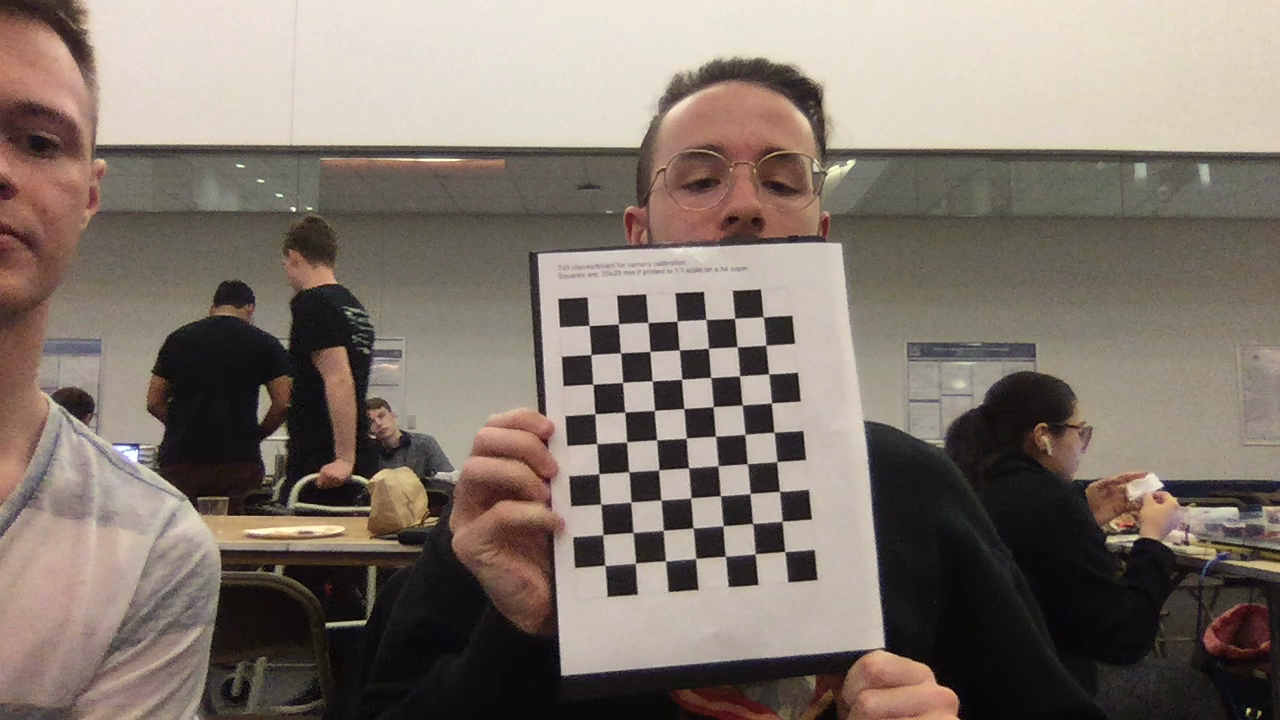
#> input picture trackMarkers/calib_images/opencv_frame_0.png, 1280 x 720 px; its folder holds 5 pictures in this run; the run also reads 1 picture not shown here
$ python calibrate.py
#> lines starting #> are read from the running program, lines starting #| are printed output that depends on the picture; after the words box and inside, x2 and y2 are one past the last pixel; in counts of white or black regions, pixels touching at a corner belong together
import numpy as np
import cv2
import glob

# termination criteria
criteria = (cv2.TERM_CRITERIA_EPS + cv2.TERM_CRITERIA_MAX_ITER, 30, 0.001)

# prepare object points, like (0,0,0), (1,0,0), (2,0,0) ....,(6,5,0)
# Prepare the object points: (0,0,0), (1,0,0), (2,0,0), ..., (6,5,0). They are the same for all images
rows = 9
cols = 7
objectPoints = np.zeros((rows * cols, 3), np.float32)
objectPoints[:, :2] = np.mgrid[0:rows, 0:cols].T.reshape(-1, 2)
objectPoints = objectPoints*2

# Create the arrays to store the object points and the image points
objectPointsArray = []
imgPointsArray = []

# Loop over the image files
for path in glob.glob('calib_images/*.png'):
    # Load the image and convert it to gray scale
    img = cv2.imread(path)
#> img is the input picture: shape (720, 1280, 3); mean B, G, R 108.6, 117.6, 129.1
    gray = cv2.cvtColor(img, cv2.COLOR_BGR2GRAY)
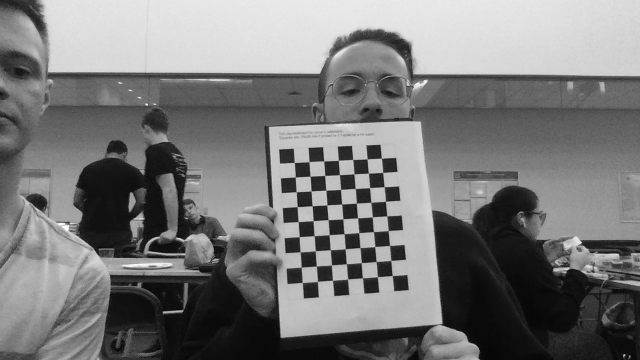
#> gray: shape (720, 1280) (shown at 1/2 size); min 0, max 254, mean 120

    # Find the chess board corners
    ret, corners = cv2.findChessboardCorners(gray, (rows, cols), None)
#> ret = True; corners = 63 rows, first 8: [762.9, 317], [766, 345.2], [768.7, 374.1], [771.4, 403], [773.8, 432.1], [776.9, 461.5], [779.4, 491.3], [781.9, 520.8]

    # Make sure the chess board pattern was found in the image
    if ret:
        # Refine the corner position
        corners = cv2.cornerSubPix(gray, corners, (11, 11), (-1, -1), criteria)
#> corners = 63 rows, first 8: [763.2, 316.9], [765.8, 345.3], [768.6, 373.9], [771.4, 402.9], [774, 432.2], [776.8, 461.6], [779.5, 491.4], [782, 521.2]

        # Add the object points and the image points to the arrays
        objectPointsArray.append(objectPoints)
        imgPointsArray.append(corners)

        # Draw the corners on the image
        cv2.drawChessboardCorners(img, (rows, cols), corners, ret)
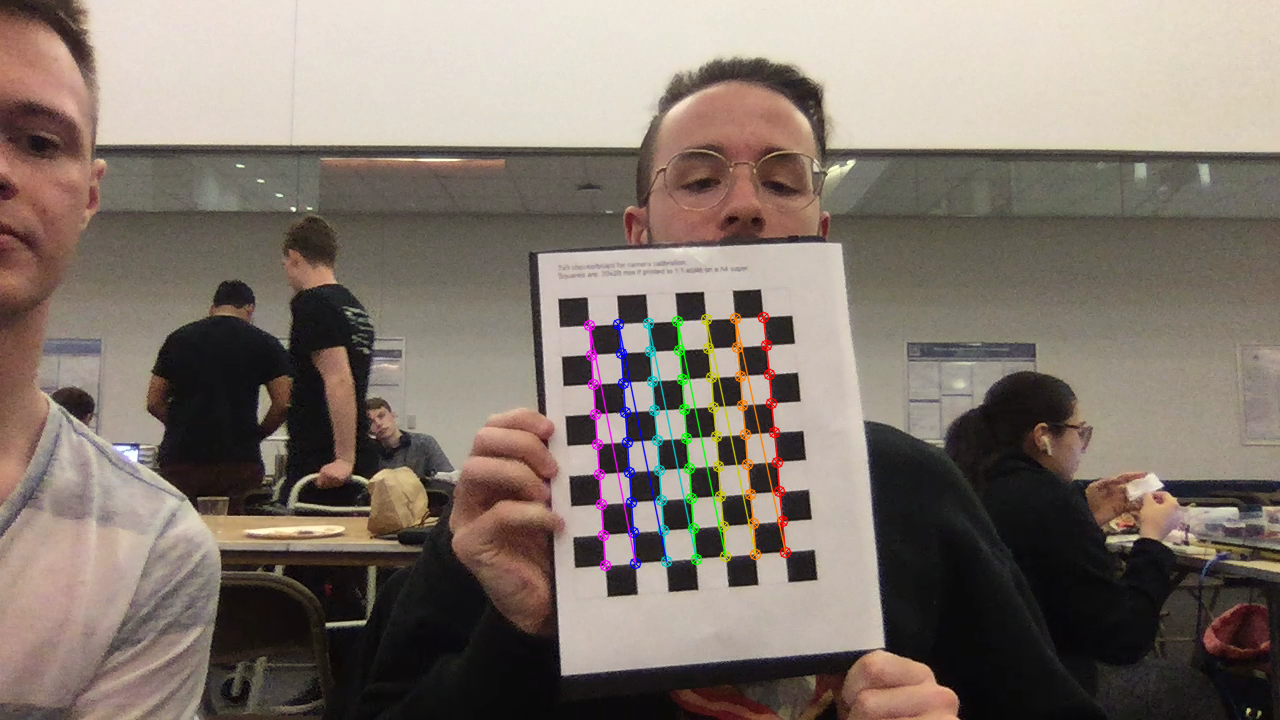
#> img: shape (720, 1280, 3); 1.51% of pixels changed, all inside (x1, y1, x2, y2) = (583, 311, 792, 572)

    # Display the image
    cv2.imshow('chess board', img)
    cv2.waitKey(500)
#> pass 2 of the loop `for path in glob.glob('calib_images/*.png'):`:
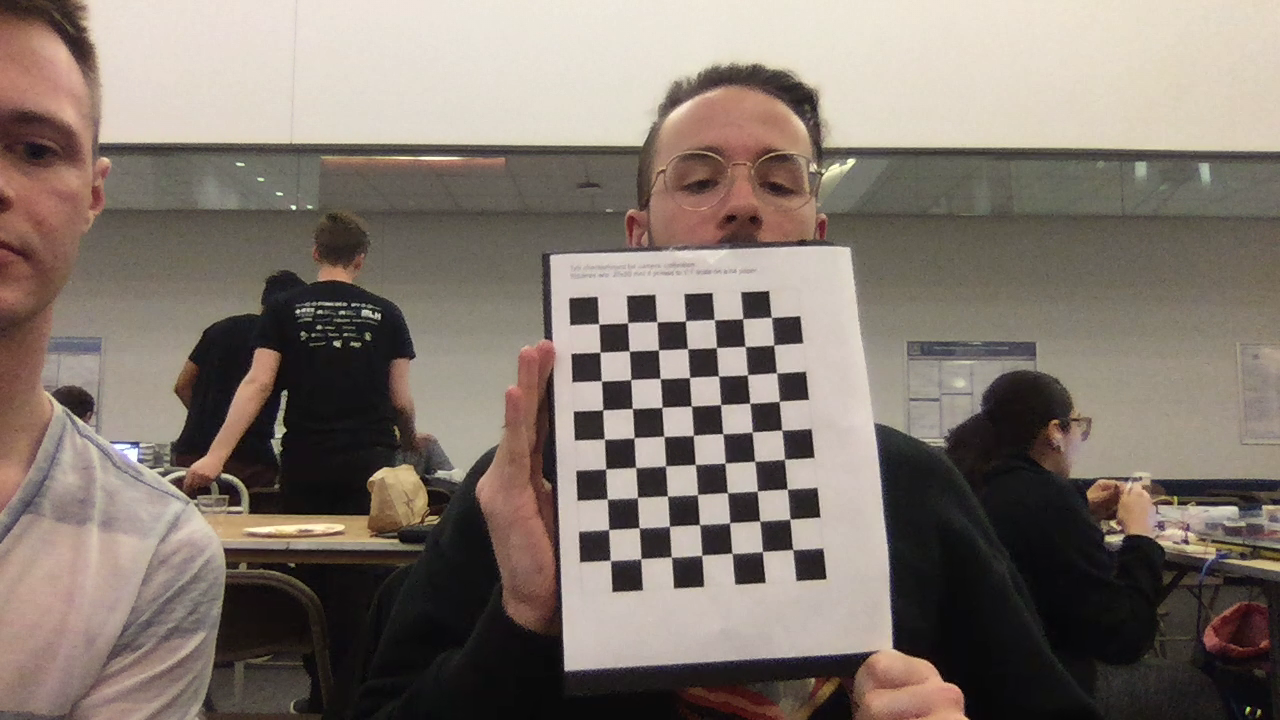
#> input picture trackMarkers/calib_images/opencv_frame_1.png, 1280 x 720 px
#> img is the input picture: shape (720, 1280, 3); mean B, G, R 110, 118.6, 129.8
#> `gray = cv2.cvtColor(img, cv2.COLOR_BGR2GRAY)`:
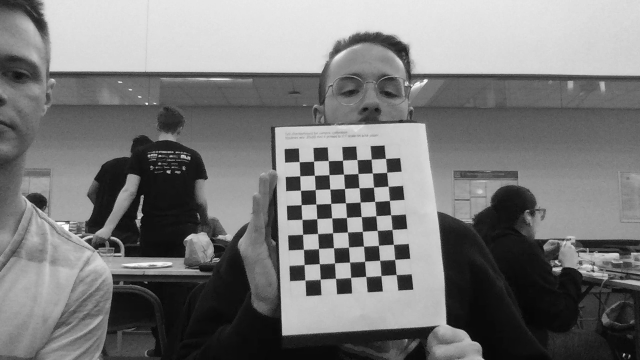
#> gray: shape (720, 1280) (shown at 1/2 size); min 0, max 254, mean 121
#> `ret, corners = cv2.findChessboardCorners(gray, (rows, cols), None)`: corners = 63 rows, first 8: [771.5, 317.5], [773.7, 345.1], [776.2, 372.7], [778.9, 401.5], [781.4, 429.8], [784.3, 459], [787.2, 489.1], [790, 518.7]
#> `corners = cv2.cornerSubPix(gray, corners, (11, 11), (-1, -1), criteria)`: corners = 63 rows, first 8: [771.4, 317.3], [773.7, 345], [776.5, 372.8], [779.3, 401.3], [781.7, 430], [784.4, 459.2], [787.2, 489], [789.8, 519.2]
#> `cv2.drawChessboardCorners(img, (rows, cols), corners, ret)`:
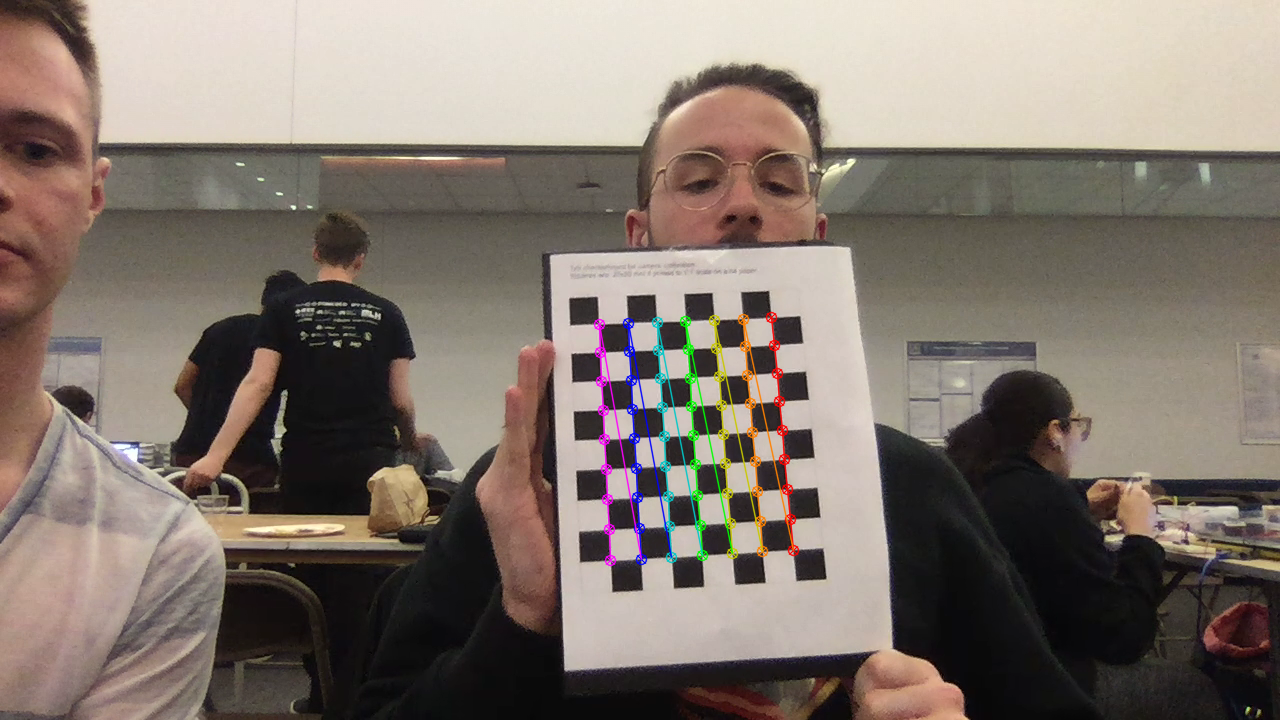
#> img: shape (720, 1280, 3); 1.5% of pixels changed, all inside (x1, y1, x2, y2) = (593, 311, 800, 567)
#> pass 3 of the loop `for path in glob.glob('calib_images/*.png'):`:
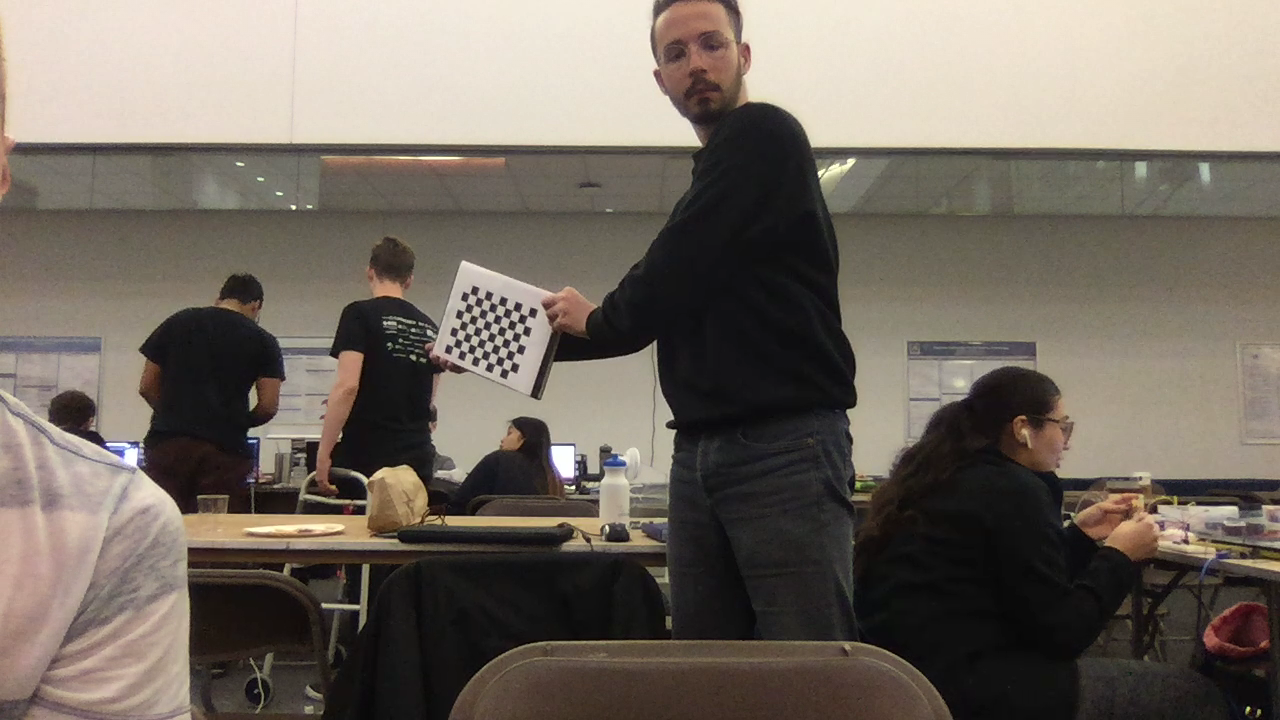
#> input picture trackMarkers/calib_images/opencv_frame_10.png, 1280 x 720 px
#> img is the input picture: shape (720, 1280, 3); mean B, G, R 97.8, 107.2, 115.8
#> `gray = cv2.cvtColor(img, cv2.COLOR_BGR2GRAY)`:
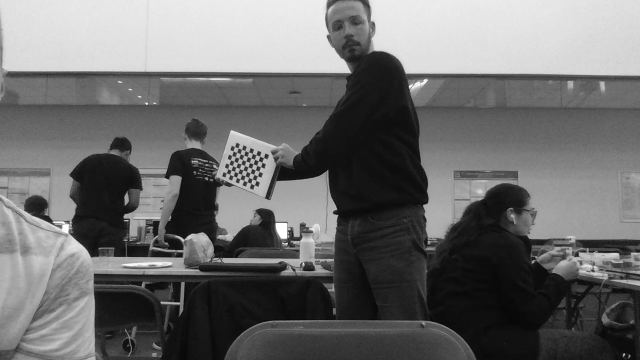
#> gray: shape (720, 1280) (shown at 1/2 size); min 1, max 255, mean 108.7
#> `ret, corners = cv2.findChessboardCorners(gray, (rows, cols), None)`: corners = 63 rows, first 8: [469.7, 293.5], [476.7, 296.5], [483.7, 299], [491, 301.9], [498.1, 304.3], [505.4, 307.4], [512.8, 310.1], [520, 313.1]
#> `corners = cv2.cornerSubPix(gray, corners, (11, 11), (-1, -1), criteria)`: corners = 63 rows, first 8: [469.5, 299.7], [474.9, 301.9], [482.8, 302.7], [489.4, 307.5], [497.4, 308.9], [504.2, 313.6], [511.6, 315.4], [518.4, 319.3]
#> `cv2.drawChessboardCorners(img, (rows, cols), corners, ret)`:
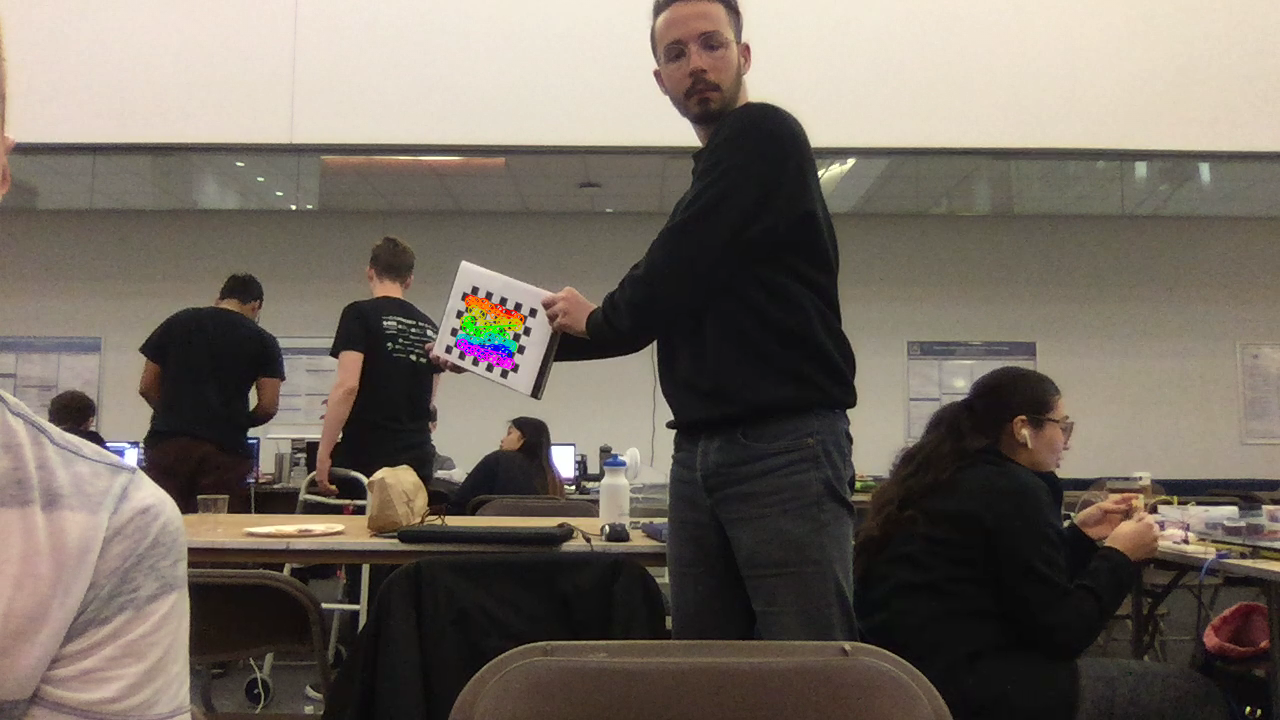
#> img: shape (720, 1280, 3); 0.36% of pixels changed, all inside (x1, y1, x2, y2) = (455, 294, 525, 370)
#> the loop made 5 passes; the first 3 are shown

# Calibrate the camera and save the results
ret, mtx, dist, rvecs, tvecs = cv2.calibrateCamera(objectPointsArray, imgPointsArray, gray.shape[::-1], None, None)
np.savez('calib.npz', mtx=mtx, dist=dist, rvecs=rvecs, tvecs=tvecs)

# Print the camera calibration error
error = 0

for i in range(len(objectPointsArray)):
    imgPoints, _ = cv2.projectPoints(objectPointsArray[i], rvecs[i], tvecs[i], mtx, dist)
    error += cv2.norm(imgPointsArray[i], imgPoints, cv2.NORM_L2) / len(imgPoints)

print("Total error: ", error / len(objectPointsArray))

# Load one of the test images
img = cv2.imread('calib_images/opencv_frame_10.png')
h, w = img.shape[:2]

# Obtain the new camera matrix and undistort the image
newCameraMtx, roi = cv2.getOptimalNewCameraMatrix(mtx, dist, (w, h), 1, (w, h))
undistortedImg = cv2.undistort(img, mtx, dist, None, newCameraMtx)
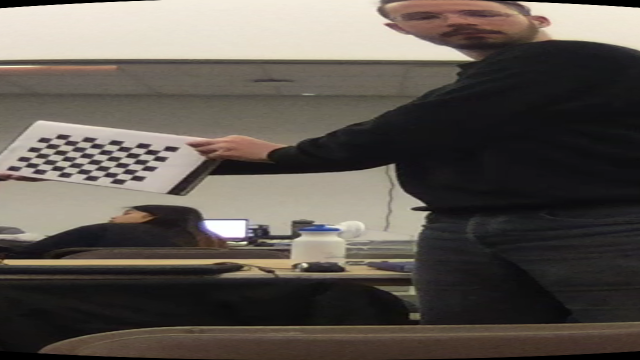
#> undistortedImg: shape (720, 1280, 3) (shown at 1/2 size); mean B, G, R 80.5, 87.2, 93.7

# Crop the undistorted image
# x, y, w, h = roi
# undistortedImg = undistortedImg[y:y + h, x:x + w]

# Display the final result
cv2.imshow('chess board', np.hstack((img, undistortedImg)))
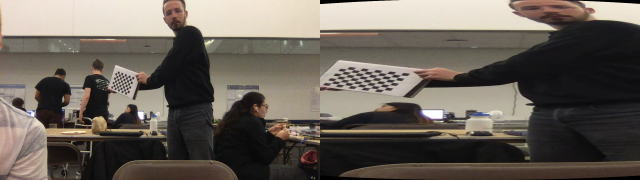
#> window 'chess board': shape (720, 2560, 3) (shown at 1/4 size); mean B, G, R 89.1, 97.2, 104.8
cv2.waitKey(0)
cv2.destroyAllWindows()
